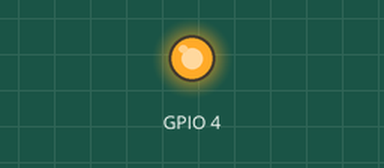
The program below on a simulated Raspberry Pi (BCM pin numbers). Shown: output pins drawn as LEDs (lit = HIGH). At 0.0 s the program stops and its outputs stay as they are.

Above: at 0.1 s.
Timing chart, 0 to 1.5 s (numbered marks = the images above):
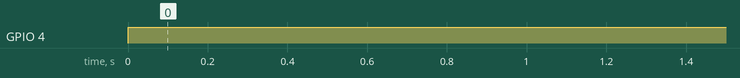

Measured:
- by itself, GPIO 4: LOW → HIGH at 0.00 s

The program:

fan.py
```python
from RPi import GPIO
import sys

state = True
if len(sys.argv) > 1:
    arg = sys.argv[1].lower()
    state = arg == "true" or arg == "yes" or arg == "on"

GPIO.setwarnings(False)
GPIO.setmode(GPIO.BCM)
GPIO.setup(4, GPIO.OUT)
GPIO.output(4, state)
```
